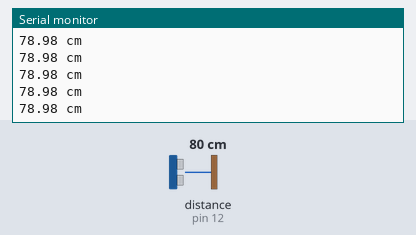
Recording of a sketch running on a simulated Arduino Uno, built with avr-gcc and run on an emulated ATmega328P. On the bench: the last lines printed to the serial monitor. Wiring (inferred from the names in the program): ultrasonic range finder: trigger pin 11; echo pin 12. Inputs (shaded band) come from the test bench; at power-on: distance to the obstacle (sensor on pin 12) 80 cm. The echo pulse lasts 58.3 µs per cm.

Above: at 1.2 s.
1.3 s: distance to the obstacle (sensor on pin 12) set to 120 cm
At 1.49 s:
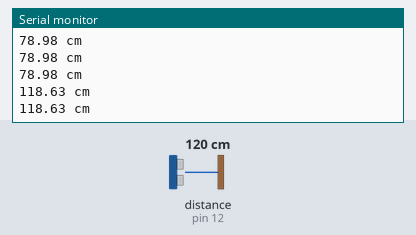
4.3 s: distance to the obstacle (sensor on pin 12) set to 250 cm
At 4.52 s:
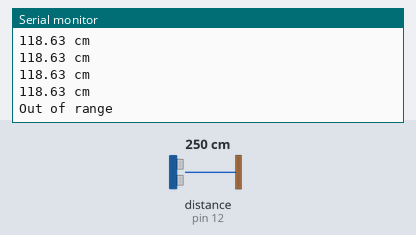
6.3 s: distance to the obstacle (sensor on pin 12) set to 197 cm
At 6.37 s:
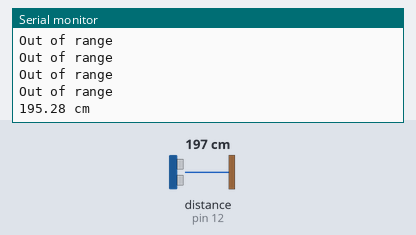
Timing chart, 0 to 9.3 s (numbered marks = the images above; inputs shaded):
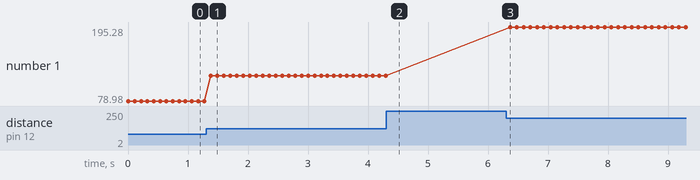

Measured:
- after the input at 1.3 s, the serial monitor: prints a new line after 0.08 s (image 1)
- after the input at 4.3 s, the serial monitor: prints a new line after 0.11 s (image 2)
- after the input at 6.3 s, the serial monitor: prints a new line after 0.07 s (image 3)
- plotted number 1: 78.98 → 118.63 after the input at 1.3 s, 118.63 → 194.94 after the input at 6.3 s

The sketch:

ultrasonic-sensor.ino
```cpp
/*
 * HC-SR04 Ping distance sensor
 * VCC to arduino 5v
 * GND to arduino GND
 * Echo to Arduino pin 11
 * Trig to Arduino pin 12
 */

#define trigPin 11
#define echoPin 12
#define maximumDistance 200
#define minimumDistance 0

float duration, distance;

void setup() {
  // Set serial port to use 9600 bauds
  Serial.begin (9600);
  // Set the digital pin for trigger as output
  pinMode(trigPin, OUTPUT);
  // Set the digital pin for echo to input
  pinMode(echoPin, INPUT);
}

void loop() {
  // To setup the HC-SR04 for use, set the trigger pin low for 2us
  // and then high for 10us and wait for a pulse.
  digitalWrite(trigPin, LOW);
  delayMicroseconds(2);

  digitalWrite(trigPin, HIGH);
  delayMicroseconds(10);

  // Waiting for trigger pin to go high and returns the length
  // of the puls in us
  digitalWrite(trigPin, LOW);
  duration = pulseIn(echoPin, HIGH);

  // Calculate the distance in cm based on the speed of sound.
  distance = duration * 0.034 / 2;

  if (distance >= maximumDistance || distance <= minimumDistance) {
    Serial.println("Out of range");
  } else {
    Serial.print(distance);
    Serial.println(" cm");
  }

  // Wait 100ms to next reading
  delay(100);
}
```
